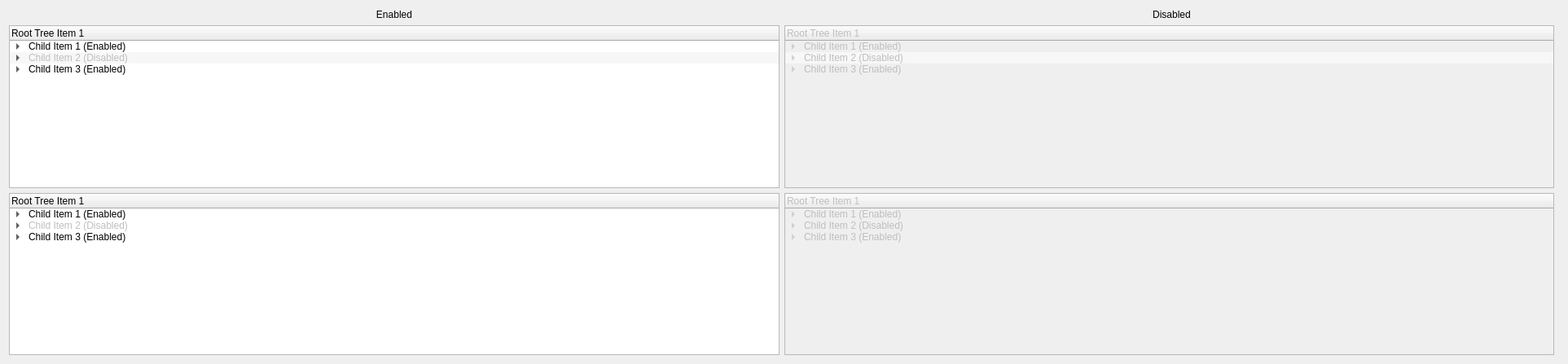
          <widget class="QWidget" name="page_13">
           <property name="geometry">
            <rect>
             <x>0</x>
             <y>0</y>
             <width>1925</width>
             <height>447</height>
            </rect>
           </property>
           <attribute name="label">
            <string>Tree Widget</string>
           </attribute>
           <layout class="QGridLayout" name="gridLayout_51">
            <item row="0" column="0">
             <widget class="QLabel" name="label_41">
              <property name="text">
               <string>Enabled</string>
              </property>
              <property name="alignment">
               <set>Qt::AlignmentFlag::AlignCenter</set>
              </property>
             </widget>
            </item>
            <item row="1" column="0">
             <widget class="QTreeWidget" name="treeWidget">
              <property name="alternatingRowColors">
               <bool>true</bool>
              </property>
              <column>
               <property name="text">
                <string>Root Tree Item 1</string>
               </property>
              </column>
              <item>
               <property name="text">
                <string>Child Item 1 (Enabled)</string>
               </property>
               <item>
                <property name="text">
                 <string>Grandchild Item 1.1 (Enabled)</string>
                </property>
                <item>
                 <property name="text">
                  <string>Great-grandchild Item 1.1.1 (Disabled)</string>
                 </property>
                 <property name="flags">
                  <set>ItemIsSelectable|ItemIsDragEnabled|ItemIsDropEnabled|ItemIsUserCheckable</set>
                 </property>
                </item>
               </item>
               <item>
                <property name="text">
                 <string>Grandchild Item 1.2 (Disabled)</string>
                </property>
                <property name="flags">
                 <set>ItemIsSelectable|ItemIsDragEnabled|ItemIsDropEnabled|ItemIsUserCheckable</set>
                </property>
               </item>
              </item>
              <item>
               <property name="text">
                <string>Child Item 2 (Disabled)</string>
               </property>
               <property name="flags">
                <set>ItemIsSelectable|ItemIsDragEnabled|ItemIsDropEnabled|ItemIsUserCheckable</set>
               </property>
               <item>
                <property name="text">
                 <string>Grandchild Item 2.1 (Enabled)</string>
                </property>
                <property name="flags">
                 <set>ItemIsSelectable|ItemIsDragEnabled|ItemIsDropEnabled|ItemIsUserCheckable</set>
                </property>
               </item>
              </item>
              <item>
               <property name="text">
                <string>Child Item 3 (Enabled)</string>
               </property>
               <item>
                <property name="text">
                 <string>Grandchild Item 3.1 (Disabled)</string>
                </property>
                <property name="flags">
                 <set>ItemIsSelectable|ItemIsDragEnabled|ItemIsDropEnabled|ItemIsUserCheckable</set>
                </property>
               </item>
               <item>
                <property name="text">
                 <string>Grandchild Item 3.2 (Enabled)</string>
                </property>
               </item>
              </item>
             </widget>
            </item>
            <item row="1" column="1">
             <widget class="QTreeWidget" name="treeWidget_2">
              <property name="enabled">
               <bool>false</bool>
              </property>
              <property name="alternatingRowColors">
               <bool>true</bool>
              </property>
              <column>
               <property name="text">
                <string>Root Tree Item 1</string>
               </property>
              </column>
              <item>
               <property name="text">
                <string>Child Item 1 (Enabled)</string>
               </property>
               <item>
                <property name="text">
                 <string>Grandchild Item 1.1 (Enabled)</string>
                </property>
                <item>
                 <property name="text">
                  <string>Great-grandchild Item 1.1.1 (Disabled)</string>
                 </property>
                 <property name="flags">
                  <set>ItemIsSelectable|ItemIsDragEnabled|ItemIsDropEnabled|ItemIsUserCheckable</set>
                 </property>
                </item>
               </item>
               <item>
                <property name="text">
                 <string>Grandchild Item 1.2 (Disabled)</string>
                </property>
                <property name="flags">
                 <set>ItemIsSelectable|ItemIsDragEnabled|ItemIsDropEnabled|ItemIsUserCheckable</set>
                </property>
               </item>
              </item>
              <item>
               <property name="text">
                <string>Child Item 2 (Disabled)</string>
               </property>
               <property name="flags">
                <set>ItemIsSelectable|ItemIsDragEnabled|ItemIsDropEnabled|ItemIsUserCheckable</set>
               </property>
               <item>
                <property name="text">
                 <string>Grandchild Item 2.1 (Enabled)</string>
                </property>
                <property name="flags">
                 <set>ItemIsSelectable|ItemIsDragEnabled|ItemIsDropEnabled|ItemIsUserCheckable</set>
                </property>
               </item>
              </item>
              <item>
               <property name="text">
                <string>Child Item 3 (Enabled)</string>
               </property>
               <item>
                <property name="text">
                 <string>Grandchild Item 3.1 (Disabled)</string>
                </property>
                <property name="flags">
                 <set>ItemIsSelectable|ItemIsDragEnabled|ItemIsDropEnabled|ItemIsUserCheckable</set>
                </property>
               </item>
               <item>
                <property name="text">
                 <string>Grandchild Item 3.2 (Enabled)</string>
                </property>
               </item>
              </item>
             </widget>
            </item>
            <item row="2" column="0">
             <widget class="QTreeWidget" name="treeWidget_3">
              <property name="alternatingRowColors">
               <bool>false</bool>
              </property>
              <column>
               <property name="text">
                <string>Root Tree Item 1</string>
               </property>
              </column>
              <item>
               <property name="text">
                <string>Child Item 1 (Enabled)</string>
               </property>
               <item>
                <property name="text">
                 <string>Grandchild Item 1.1 (Enabled)</string>
                </property>
                <item>
                 <property name="text">
                  <string>Great-grandchild Item 1.1.1 (Disabled)</string>
                 </property>
                 <property name="flags">
                  <set>ItemIsSelectable|ItemIsDragEnabled|ItemIsDropEnabled|ItemIsUserCheckable</set>
                 </property>
                </item>
               </item>
               <item>
                <property name="text">
                 <string>Grandchild Item 1.2 (Disabled)</string>
                </property>
                <property name="flags">
                 <set>ItemIsSelectable|ItemIsDragEnabled|ItemIsDropEnabled|ItemIsUserCheckable</set>
                </property>
               </item>
              </item>
              <item>
               <property name="text">
                <string>Child Item 2 (Disabled)</string>
               </property>
               <property name="flags">
                <set>ItemIsSelectable|ItemIsDragEnabled|ItemIsDropEnabled|ItemIsUserCheckable</set>
               </property>
               <item>
                <property name="text">
                 <string>Grandchild Item 2.1 (Enabled)</string>
                </property>
                <property name="flags">
                 <set>ItemIsSelectable|ItemIsDragEnabled|ItemIsDropEnabled|ItemIsUserCheckable</set>
                </property>
               </item>
              </item>
              <item>
               <property name="text">
                <string>Child Item 3 (Enabled)</string>
               </property>
               <item>
                <property name="text">
                 <string>Grandchild Item 3.1 (Disabled)</string>
                </property>
                <property name="flags">
                 <set>ItemIsSelectable|ItemIsDragEnabled|ItemIsDropEnabled|ItemIsUserCheckable</set>
                </property>
               </item>
               <item>
                <property name="text">
                 <string>Grandchild Item 3.2 (Enabled)</string>
                </property>
               </item>
              </item>
             </widget>
            </item>
            <item row="2" column="1">
             <widget class="QTreeWidget" name="treeWidget_4">
              <property name="enabled">
               <bool>false</bool>
              </property>
              <column>
               <property name="text">
                <string>Root Tree Item 1</string>
               </property>
              </column>
              <item>
               <property name="text">
                <string>Child Item 1 (Enabled)</string>
               </property>
               <item>
                <property name="text">
                 <string>Grandchild Item 1.1 (Enabled)</string>
                </property>
                <item>
                 <property name="text">
                  <string>Great-grandchild Item 1.1.1 (Disabled)</string>
                 </property>
                 <property name="flags">
                  <set>ItemIsSelectable|ItemIsDragEnabled|ItemIsDropEnabled|ItemIsUserCheckable</set>
                 </property>
                </item>
               </item>
               <item>
                <property name="text">
                 <string>Grandchild Item 1.2 (Disabled)</string>
                </property>
                <property name="flags">
                 <set>ItemIsSelectable|ItemIsDragEnabled|ItemIsDropEnabled|ItemIsUserCheckable</set>
                </property>
               </item>
              </item>
              <item>
               <property name="text">
                <string>Child Item 2 (Disabled)</string>
               </property>
               <property name="flags">
                <set>ItemIsSelectable|ItemIsDragEnabled|ItemIsDropEnabled|ItemIsUserCheckable</set>
               </property>
               <item>
                <property name="text">
                 <string>Grandchild Item 2.1 (Enabled)</string>
                </property>
                <property name="flags">
                 <set>ItemIsSelectable|ItemIsDragEnabled|ItemIsDropEnabled|ItemIsUserCheckable</set>
                </property>
               </item>
              </item>
              <item>
               <property name="text">
                <string>Child Item 3 (Enabled)</string>
               </property>
               <item>
                <property name="text">
                 <string>Grandchild Item 3.1 (Disabled)</string>
                </property>
                <property name="flags">
                 <set>ItemIsSelectable|ItemIsDragEnabled|ItemIsDropEnabled|ItemIsUserCheckable</set>
                </property>
               </item>
               <item>
                <property name="text">
                 <string>Grandchild Item 3.2 (Enabled)</string>
                </property>
               </item>
              </item>
             </widget>
            </item>
            <item row="0" column="1" colspan="2">
             <widget class="QLabel" name="label_42">
              <property name="text">
               <string>Disabled</string>
              </property>
              <property name="alignment">
               <set>Qt::AlignmentFlag::AlignCenter</set>
              </property>
             </widget>
            </item>
           </layout>
          </widget>
